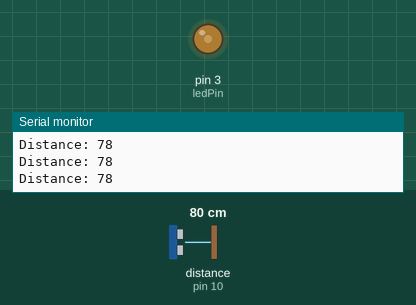
A sketch run on a simulated Arduino Uno, built with avr-gcc and run on an emulated ATmega328P. Parts: output pins drawn as LEDs (lit = HIGH), the last lines printed to the serial monitor. Wiring (inferred from the names in the program): ultrasonic range finder: trigger pin 9; echo pin 10. The test bench sets the inputs (shaded band); at power-on: distance to the obstacle (sensor on pin 10) 80 cm. The echo pulse lasts 58.3 µs per cm; pins used as bus, display or sensor lines are not drawn.

Above: at 1.2 s.
1.3 s: distance to the obstacle (sensor on pin 10) set to 2 cm
At 2.5 s:
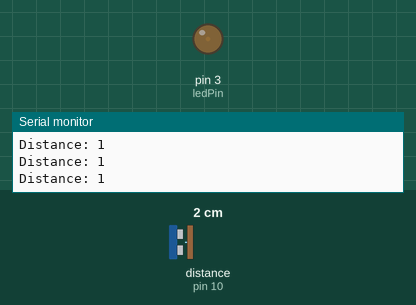
2.8 s: distance to the obstacle (sensor on pin 10) set to 250 cm
At 3.7 s:
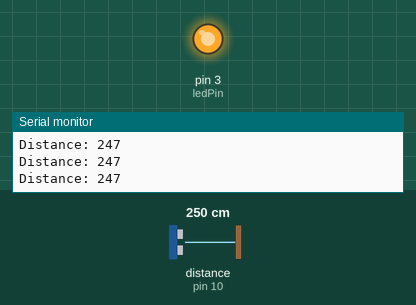
4.3 s: distance to the obstacle (sensor on pin 10) set to 4 cm
At 4.7 s:
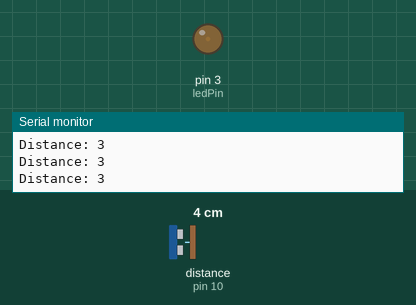
Timing chart, 0 to 7.3 s (numbered marks = the images above; inputs shaded):
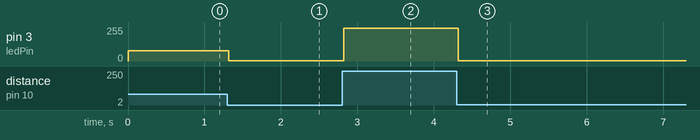

The sketch:

proximity.ino
```cpp
const int trigPin = 9;    // Arduino pin connected to TRIG pin on sensor
const int echoPin = 10;   // Arduino pin connected to ECHO pin on sensor
const int ledPin = 3;     // Arduino pin connected to LED

long duration;            // Time value used to calculate distance
int distance;             // Distance in cm
int strength;             // distance


void setup() {
  pinMode(trigPin, OUTPUT);   // set Arduino pin for TRIG as an output
  pinMode(ledPin, OUTPUT);    // set Arduino pin for LED as an output
  pinMode(echoPin, INPUT);    // set Arduino pin for ECHO as an input
  Serial.begin(9600);
}


void loop() {

  // Sensor needs TRIG to be set to HIGH for 10ms in order to initiate
  // the distance sensing operation
  digitalWrite(trigPin, LOW);
  delayMicroseconds(2);

  digitalWrite(trigPin, HIGH);
  delayMicroseconds(10);
  digitalWrite(trigPin, LOW);

  // Reads in the time taken to send/receive the pulse
  duration = pulseIn(echoPin, HIGH);

  // Calculating the distance based on time and speed of sound
  distance= duration*0.034/2;

  Serial.print("Distance: ");
  Serial.println(distance);

  // truncates distance by 255 to be used as LED strength
  strength = min(distance, 255);

  // light LED
  analogWrite(ledPin, strength);
}
```

Measured:
- after the input at 1.3 s, pin 3 (ledPin): 78/255 → 1/255 at once
- after the input at 2.8 s, pin 3 (ledPin): 1/255 → 247/255 at once
- after the input at 4.3 s, pin 3 (ledPin): 247/255 → 3/255 at once
